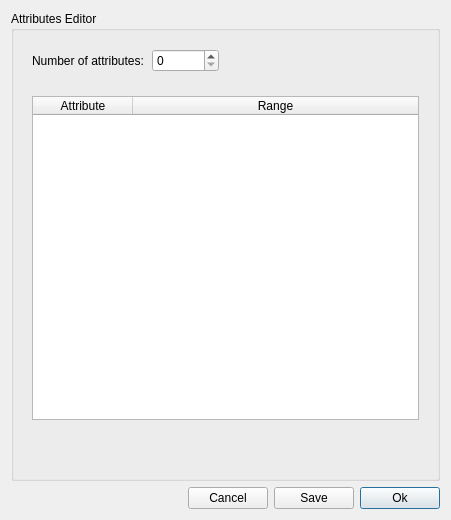
<?xml version="1.0" encoding="UTF-8"?>
<ui version="4.0">
 <class>GraphAttrsDlg</class>
 <widget class="QWidget" name="GraphAttrsDlg">
  <property name="geometry">
   <rect>
    <x>0</x>
    <y>0</y>
    <width>451</width>
    <height>520</height>
   </rect>
  </property>
  <property name="sizePolicy">
   <sizepolicy hsizetype="Preferred" vsizetype="MinimumExpanding">
    <horstretch>0</horstretch>
    <verstretch>0</verstretch>
   </sizepolicy>
  </property>
  <layout class="QVBoxLayout" name="verticalLayout">
   <item>
    <widget class="QGroupBox" name="groupBox">
     <property name="title">
      <string>Attributes Editor</string>
     </property>
     <layout class="QVBoxLayout" name="verticalLayout_2">
      <item>
       <widget class="QWidget" name="wNumAttrs" native="true">
        <layout class="QHBoxLayout" name="horizontalLayout_3">
         <property name="spacing">
          <number>8</number>
         </property>
         <item>
          <widget class="QLabel" name="lNumAttrs">
           <property name="text">
            <string>Number of attributes:</string>
           </property>
          </widget>
         </item>
         <item>
          <widget class="QSpinBox" name="numAttrs">
           <property name="minimum">
            <number>0</number>
           </property>
           <property name="maximum">
            <number>100000000</number>
           </property>
          </widget>
         </item>
         <item>
          <spacer name="horizontalSpacer">
           <property name="orientation">
            <enum>Qt::Horizontal</enum>
           </property>
           <property name="sizeHint" stdset="0">
            <size>
             <width>40</width>
             <height>20</height>
            </size>
           </property>
          </spacer>
         </item>
        </layout>
       </widget>
      </item>
      <item>
       <widget class="QWidget" name="wData" native="true">
        <layout class="QGridLayout" name="gridLayout">
         <item row="0" column="0" colspan="2">
          <widget class="QTableWidget" name="table">
           <property name="sizePolicy">
            <sizepolicy hsizetype="Expanding" vsizetype="MinimumExpanding">
             <horstretch>0</horstretch>
             <verstretch>0</verstretch>
            </sizepolicy>
           </property>
           <property name="focusPolicy">
            <enum>Qt::ClickFocus</enum>
           </property>
           <property name="frameShape">
            <enum>QFrame::StyledPanel</enum>
           </property>
           <property name="frameShadow">
            <enum>QFrame::Plain</enum>
           </property>
           <property name="lineWidth">
            <number>1</number>
           </property>
           <property name="editTriggers">
            <set>QAbstractItemView::AllEditTriggers</set>
           </property>
           <property name="selectionMode">
            <enum>QAbstractItemView::ExtendedSelection</enum>
           </property>
           <property name="selectionBehavior">
            <enum>QAbstractItemView::SelectItems</enum>
           </property>
           <property name="showGrid">
            <bool>true</bool>
           </property>
           <property name="gridStyle">
            <enum>Qt::SolidLine</enum>
           </property>
           <property name="sortingEnabled">
            <bool>true</bool>
           </property>
           <property name="cornerButtonEnabled">
            <bool>false</bool>
           </property>
           <property name="rowCount">
            <number>0</number>
           </property>
           <property name="columnCount">
            <number>2</number>
           </property>
           <attribute name="horizontalHeaderVisible">
            <bool>true</bool>
           </attribute>
           <attribute name="horizontalHeaderHighlightSections">
            <bool>true</bool>
           </attribute>
           <attribute name="horizontalHeaderShowSortIndicator" stdset="0">
            <bool>true</bool>
           </attribute>
           <attribute name="horizontalHeaderStretchLastSection">
            <bool>true</bool>
           </attribute>
           <attribute name="verticalHeaderVisible">
            <bool>false</bool>
           </attribute>
           <attribute name="verticalHeaderCascadingSectionResizes">
            <bool>false</bool>
           </attribute>
           <attribute name="verticalHeaderShowSortIndicator" stdset="0">
            <bool>true</bool>
           </attribute>
           <attribute name="verticalHeaderStretchLastSection">
            <bool>false</bool>
           </attribute>
           <column>
            <property name="text">
             <string>Attribute</string>
            </property>
           </column>
           <column>
            <property name="text">
             <string>Range</string>
            </property>
           </column>
          </widget>
         </item>
         <item row="1" column="0">
          <spacer name="verticalSpacer">
           <property name="orientation">
            <enum>Qt::Vertical</enum>
           </property>
           <property name="sizeType">
            <enum>QSizePolicy::Preferred</enum>
           </property>
           <property name="sizeHint" stdset="0">
            <size>
             <width>20</width>
             <height>40</height>
            </size>
           </property>
          </spacer>
         </item>
        </layout>
       </widget>
      </item>
     </layout>
    </widget>
   </item>
   <item>
    <layout class="QHBoxLayout" name="horizontalLayout">
     <item>
      <spacer name="horizontalSpacer_2">
       <property name="orientation">
        <enum>Qt::Horizontal</enum>
       </property>
       <property name="sizeHint" stdset="0">
        <size>
         <width>40</width>
         <height>20</height>
        </size>
       </property>
      </spacer>
     </item>
     <item>
      <widget class="QPushButton" name="cancel">
       <property name="text">
        <string>Cancel</string>
       </property>
      </widget>
     </item>
     <item>
      <widget class="QPushButton" name="save">
       <property name="text">
        <string>Save</string>
       </property>
      </widget>
     </item>
     <item>
      <widget class="QPushButton" name="ok">
       <property name="text">
        <string>Ok</string>
       </property>
       <property name="default">
        <bool>true</bool>
       </property>
      </widget>
     </item>
    </layout>
   </item>
  </layout>
 </widget>
 <resources/>
 <connections/>
</ui>
